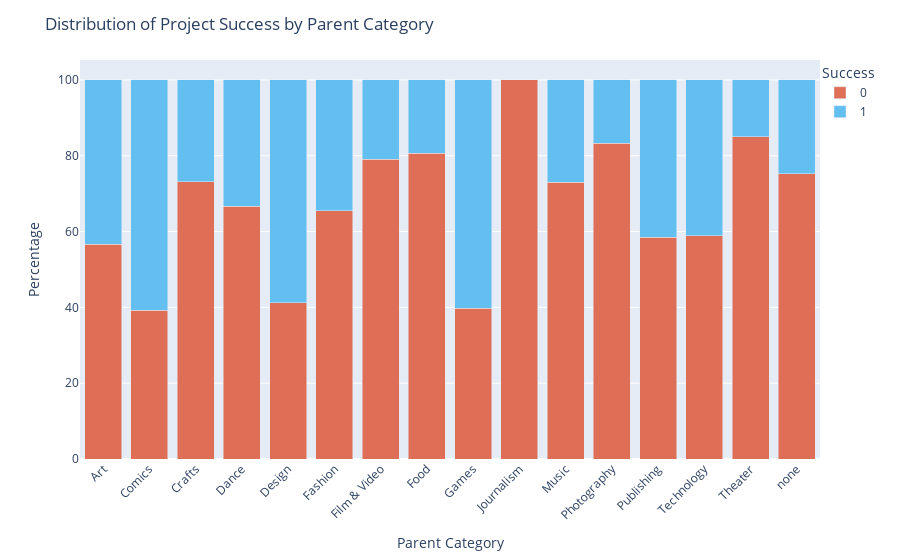

This figure's notebook cell:
### Markdown cell above
This graph represents the distribution of project success across different parent categories, showcasing the percentage of successful projects compared to unsuccessful ones:

### Code cell
create_category_success_distribuition()

### Figure 1 — Plotly figure (JSON) as saved in the notebook; plotly's stock layout.template omitted (floating-point values rounded to 4 significant figures)
{"data": [{"alignmentgroup": "True", "hovertemplate": "Success=0<br>Parent Category=%{x}<br>value=%{y}<extra></extra>", "legendgroup": "0", "marker": {"color": "#de6e56", "pattern": {"shape": ""}}, "name": "0", "offsetgroup": "0", "orientation": "v", "showlegend": true, "textposition": "auto", "type": "bar", "x": ["Art", "Comics", "Crafts", "Dance", "Design", "Fashion", "Film & Video", "Food", "Games", "Journalism", "Music", "Photography", "Publishing", "Technology", "Theater", "none"], "xaxis": "x", "y": [56.68, 39.27, 73.17, 66.67, 41.18, 65.55, 79.11, 80.65, 39.8, 100, 73.01, 83.33, 58.5, 58.85, 85, 75.22], "yaxis": "y"}, {"alignmentgroup": "True", "hovertemplate": "Success=1<br>Parent Category=%{x}<br>value=%{y}<extra></extra>", "legendgroup": "1", "marker": {"color": "#63bff0", "pattern": {"shape": ""}}, "name": "1", "offsetgroup": "1", "orientation": "v", "showlegend": true, "textposition": "auto", "type": "bar", "x": ["Art", "Comics", "Crafts", "Dance", "Design", "Fashion", "Film & Video", "Food", "Games", "Journalism", "Music", "Photography", "Publishing", "Technology", "Theater", "none"], "xaxis": "x", "y": [43.32, 60.73, 26.83, 33.33, 58.82, 34.45, 20.89, 19.35, 60.2, null, 26.99, 16.67, 41.5, 41.15, 15, 24.78], "yaxis": "y"}], "layout": {"barmode": "stack", "legend": {"title": {"text": "Success"}, "tracegroupgap": 0, "x": 1, "y": 1}, "margin": {"t": 60}, "showlegend": true, "title": {"text": "Distribution of Project Success by Parent Category"}, "xaxis": {"anchor": "y", "domain": [0, 1], "tickangle": -45, "title": {"text": "Parent Category"}}, "yaxis": {"anchor": "x", "domain": [0, 1], "title": {"text": "Percentage"}}}}
